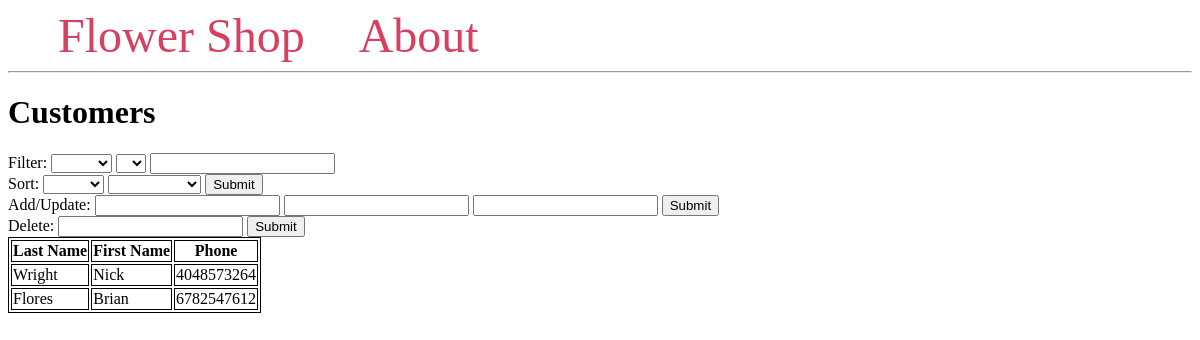
Page /customer on the committed database.
### tables this page shows
CREATE TABLE customer(
                customerID INTEGER PRIMARY KEY,
                fname TEXT NOT NULL,
                lname TEXT NOT NULL,
                phone INTEGER UNIQUE CHECK (phone>=1000000000 and phone<10000000000)
            );

### main.py (the view, shortened to what this page needs)
@app.route("/customer", methods=("GET", "POST"))
def customers():
    conn = get_db_connection()
    cursor = conn.cursor()
    db = Database(conn,cursor)
    customers = conn.execute("SELECT * FROM customer").fetchall()
    return render_template('customer.html', customers=customers)

### main.py (called while the page is built)
def get_db_connection():
    conn = sqlite3.connect('flowershopdatabase.db', check_same_thread=False)
    conn.execute("PRAGMA foreign_keys = 1")
    conn.row_factory = sqlite3.Row
    return conn

### templates/customer.html (shortened to what this page needs)
{% extends 'base.html' %}
{% block content %}
    <h1>{% block title %} Customers {% endblock %}</h1>
    <div>
        <form method="post">
            <div>
                <label>Filter:</label>
                <select name="filt_attr">
                    <option value=""></option>
                    <option value="fname">First</option>
                </select>
                <select name="op">
                    <option value=""></option>
                    <option value="=">=</option>
                </select>
                <input type="text" name="value">
            </div>
            <label>Sort:</label>
            <select name="sort_attr" id="sort_attr">
                <option value=""></option>
                <option value="fname">First</option>
            </select>
            <select name="asc" id="asc">
                <option value=""></option>
                <option value="ASC">Ascending</option>
            </select>
            <button type="submit" name="sort" value="sort">Submit</button>
            <div>
                <label>Add/Update:</label>
                <input type="text" name="lname">
                <input type="text" name="fname">
                <input type="text" name="phone">
                <button type="submit" name="add" value="add">Submit</button>
            </div>
            <div>
                <label>Delete:</label>
                <input type="text" name="phone2">
                <button type="submit" name="del" value="del">Submit</button>
            </div>
        </form>
    </div>
    <table>
        <tr>
            <th>Last Name</th>
            <th>First Name</th>
            <th>Phone</th>
        </tr>
        {% for customer in customers %}
                <tr>
                    <td>{{ customer['lname'] }}</td>
                    <td>{{ customer['fname'] }}</td>
                    <td>{{ customer['phone'] }}</td>
                </tr>
        {% endfor %}
    </table>
{% endblock %}

### templates/base.html (style rules this page uses)
table, th, td { border: 1px solid black; }

### rows in the picture
customer: lname "Wright", fname "Nick", phone "4048573264"
customer: lname "Flores", fname "Brian", phone "6782547612"
